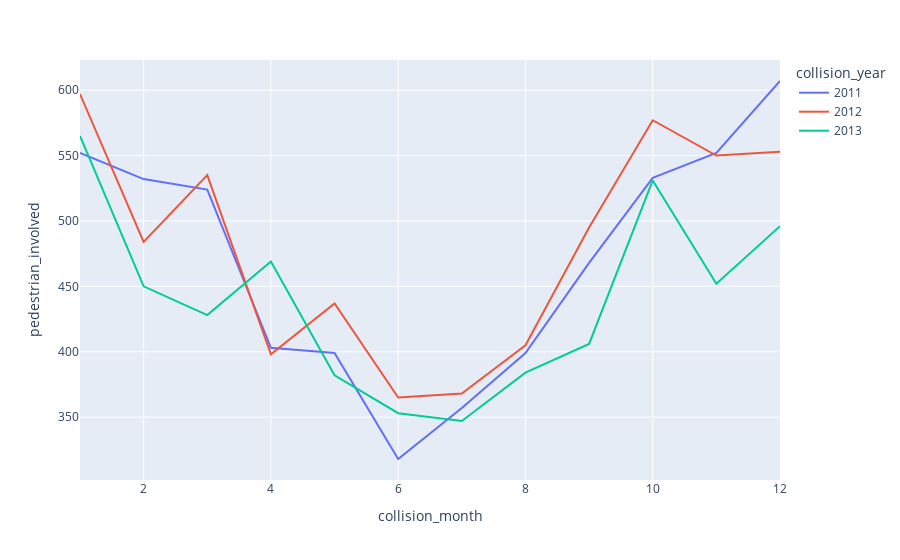

The cell this chart's notebook holds for it:
### Code cell
# TRUCK -- PAIN
# fig = px.line(pain_data, x='collision_month', y='truck_involved', color='collision_year')
# fig.show()

# MOTORCYCLE -- PAIN
# fig = px.line(pain_data, x='collision_month', y='motorcycle_involved', color='collision_year')
# fig.show()

# BYCYCLE -- PAIN
# fig = px.line(pain_data, x='collision_month', y='bicycle_involved', color='collision_year')
# fig.show()

# PEDESTRIAN -- PAIN
fig = px.line(pain_data, x='collision_month', y='pedestrian_involved', color='collision_year')
fig.show();

### Figure 1 — Plotly figure (JSON) as saved in the notebook; plotly's stock layout.template omitted (floating-point values rounded to 4 significant figures)
{"data": [{"hovertemplate": "collision_year=2011<br>collision_month=%{x}<br>pedestrian_involved=%{y}<extra></extra>", "legendgroup": "2011", "line": {"color": "#636efa", "dash": "solid"}, "marker": {"symbol": "circle"}, "mode": "lines", "name": "2011", "orientation": "v", "showlegend": true, "type": "scatter", "x": [1, 2, 3, 4, 5, 6, 7, 8, 9, 10, 11, 12], "xaxis": "x", "y": [552, 532, 524, 403, 399, 318, 357, 399, 468, 533, 552, 607], "yaxis": "y"}, {"hovertemplate": "collision_year=2012<br>collision_month=%{x}<br>pedestrian_involved=%{y}<extra></extra>", "legendgroup": "2012", "line": {"color": "#EF553B", "dash": "solid"}, "marker": {"symbol": "circle"}, "mode": "lines", "name": "2012", "orientation": "v", "showlegend": true, "type": "scatter", "x": [1, 2, 3, 4, 5, 6, 7, 8, 9, 10, 11, 12], "xaxis": "x", "y": [597, 484, 535, 398, 437, 365, 368, 405, 495, 577, 550, 553], "yaxis": "y"}, {"hovertemplate": "collision_year=2013<br>collision_month=%{x}<br>pedestrian_involved=%{y}<extra></extra>", "legendgroup": "2013", "line": {"color": "#00cc96", "dash": "solid"}, "marker": {"symbol": "circle"}, "mode": "lines", "name": "2013", "orientation": "v", "showlegend": true, "type": "scatter", "x": [1, 2, 3, 4, 5, 6, 7, 8, 9, 10, 11, 12], "xaxis": "x", "y": [565, 450, 428, 469, 382, 353, 347, 384, 406, 531, 452, 496], "yaxis": "y"}], "layout": {"legend": {"title": {"text": "collision_year"}, "tracegroupgap": 0}, "margin": {"t": 60}, "xaxis": {"anchor": "y", "domain": [0, 1], "title": {"text": "collision_month"}}, "yaxis": {"anchor": "x", "domain": [0, 1], "title": {"text": "pedestrian_involved"}}}}
